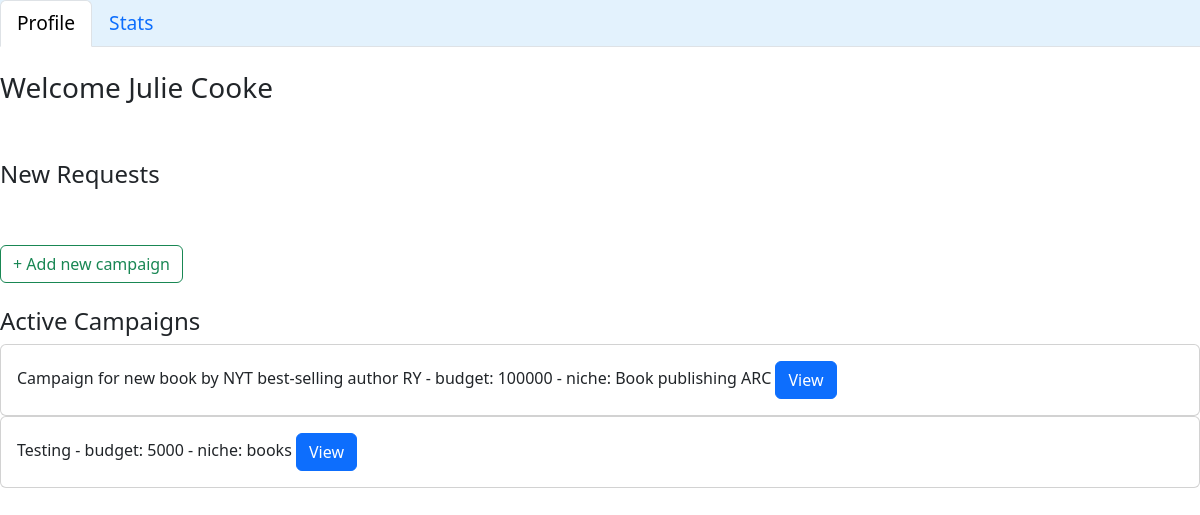
The page /sponsor/1 on the database its author committed.
### models.py (models this page shows)
class Sponsor(db.Model):
    __tablename__ = "sponsor_user_info"
    user_id = db.Column(db.Integer, primary_key = True, autoincrement = True)
    user_name = db.Column(db.String, nullable = False)
    email =  db.Column(db.String, nullable = False)
    fname = db.Column(db.String, nullable = False)
    password = db.Column(db.String, nullable = False)
    link =  db.Column(db.String, nullable = False)
    cname =  db.Column(db.Integer, nullable = False)
    industry =  db.Column(db.String, nullable = False)
    sp_requests=db.relationship("Sponsor_Requests",backref="sponsor_user_info")
    campaigns=db.relationship("Campaigns",backref="sponsor_user_info")
    in_requests=db.relationship("Influencer_Requests",backref="sponsor_user_info")

class Campaigns(db.Model):       ## table for all campaigns
    __tablename__ = "campaigns"
    cid = db.Column(db.Integer, primary_key = True, autoincrement = True)
    cname = db.Column(db.String, nullable = False)
    budget = db.Column(db.Integer, nullable = False)
    niche = db.Column(db.String, nullable = False)
    description = db.Column(db.String, nullable = False)
    requirements = db.Column(db.String, nullable = False)
    creator = db.Column(db.Integer,db.ForeignKey("sponsor_user_info.user_id"),nullable=False)
    date_created = db.Column(db.DateTime, default=datetime.now)
    date_end = db.Column(db.DateTime, default=lambda: datetime.now() + timedelta(days=30))
    visibility = db.Column(db.String, default="public")
    sp_requests=db.relationship("Sponsor_Requests",backref="campaigns")
    in_requests=db.relationship("Influencer_Requests",backref="campaigns")

### app.py (the view)
@app.route('/sponsor/<string:uname>', methods=['GET', 'POST'])
def sp_dashboard(uname):
    msg = request.args.get('msg')
    status = request.args.get('status')
    if request.method == 'GET':
        usr = Sponsor.query.filter_by(user_id=int(uname)).first()
        active = Campaigns.query.filter(Campaigns.creator == usr.user_id, Campaigns.date_end >= datetime.now()).all()
        sub = select(Sponsor_Requests.cid).filter_by(sp=usr.user_id, status=0).subquery()
        new = db.session.query(Campaigns, Sponsor_Requests.payment, Sponsor_Requests.message, Influencer)\
            .join(Sponsor_Requests, Campaigns.cid == Sponsor_Requests.cid)\
            .join(Influencer, Influencer.user_id == Sponsor_Requests.inf)\
            .filter(Campaigns.cid.in_(select(sub)))\
            .filter(Sponsor_Requests.sp == usr.user_id)\
            .filter(Sponsor_Requests.status == 0)\
            .all()
        return render_template('profilesp.html', user=usr, active=active, new=new, role="sponsor", msg=msg, status=status)

### templates/profilesp.html (shortened to what this page needs)
<!DOCTYPE html>
<html lang="en">
<head>
    <link href="https://cdn.jsdelivr.net/npm/bootstrap@5.3.3/dist/css/bootstrap.min.css" rel="stylesheet">
</head>
<body>
    <nav style="font-size: larger;">
    <ul class="nav nav-tabs sticky-top" style="background-color: #e3f2fd;">
        <li class="nav-item">
          <a class="nav-link active" aria-current="page" href="#">Profile</a>
        </li>
        <li class="nav-item">
          <a class="nav-link" href="/stats/{{role}}/{{user.user_id}}">Stats</a>
        </li>
      </ul>
    </nav>
    <br>
    <h3>Welcome {{user.fname}}</h3>
    <br>
    <br>
    <h4>New Requests</h4>
    <br>
    <br>
    <a href="/add/{{user.user_id}}">
    <button type="button" class="btn btn-outline-success" style="align-items: center;"> + Add new campaign </button>
    </a>
    <br>
    <br>
    <h4>Active Campaigns</h4>
      {% for row in active %}
      <div class="card">
        <div class="card-body">
            {{row.cname}} - budget: {{row.budget}} - niche: {{row.niche}}
        <button type="button" class="btn btn-primary" data-bs-toggle="modal" data-bs-target="#activeModal{{row.cid}}">
            View
          </button>
        </div>
      </div>
      {%endfor%}
    <br>
    <br>
    </body>
</html>

### rows shown on the page
Sponsor: fname "Julie Cooke"
Campaigns: cname "Campaign for new book by NYT best-selling author RY", budget "100000", niche "Book publishing ARC"
Campaigns: cname "Testing", budget "5000", niche "books"
